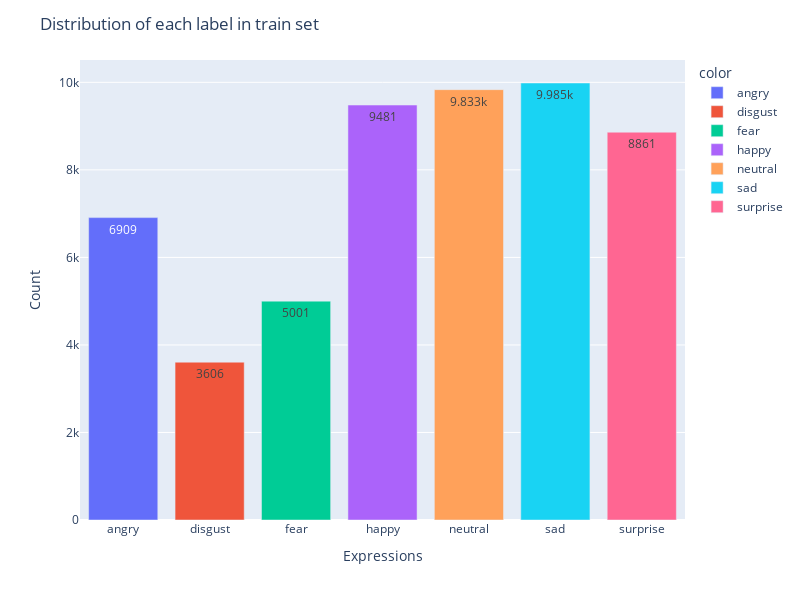

The notebook cell this image was saved under:
### Code cell
labels = ["angry", "disgust", "fear", "happy", "neutral", "sad", "surprise"]
fig = px.bar(x=labels, y=class_count_in_train_set, color=labels)

fig.update_layout(
    title="Distribution of each label in train set",
    xaxis_title="Expressions",
    yaxis_title="Count",
    height=600,
    width=800,
)

fig.update_traces(texttemplate="%{y}", textposition="inside")

fig.show()

### Figure 1 — Plotly figure (JSON) as saved in the notebook; plotly's stock layout.template omitted (floating-point values rounded to 4 significant figures)
{"data": [{"alignmentgroup": "True", "hovertemplate": "color=angry<br>x=%{x}<br>y=%{y}<extra></extra>", "legendgroup": "angry", "marker": {"color": "#636efa", "pattern": {"shape": ""}}, "name": "angry", "offsetgroup": "angry", "orientation": "v", "showlegend": true, "textposition": "inside", "texttemplate": "%{y}", "type": "bar", "x": ["angry"], "xaxis": "x", "y": [6909], "yaxis": "y"}, {"alignmentgroup": "True", "hovertemplate": "color=disgust<br>x=%{x}<br>y=%{y}<extra></extra>", "legendgroup": "disgust", "marker": {"color": "#EF553B", "pattern": {"shape": ""}}, "name": "disgust", "offsetgroup": "disgust", "orientation": "v", "showlegend": true, "textposition": "inside", "texttemplate": "%{y}", "type": "bar", "x": ["disgust"], "xaxis": "x", "y": [3606], "yaxis": "y"}, {"alignmentgroup": "True", "hovertemplate": "color=fear<br>x=%{x}<br>y=%{y}<extra></extra>", "legendgroup": "fear", "marker": {"color": "#00cc96", "pattern": {"shape": ""}}, "name": "fear", "offsetgroup": "fear", "orientation": "v", "showlegend": true, "textposition": "inside", "texttemplate": "%{y}", "type": "bar", "x": ["fear"], "xaxis": "x", "y": [5001], "yaxis": "y"}, {"alignmentgroup": "True", "hovertemplate": "color=happy<br>x=%{x}<br>y=%{y}<extra></extra>", "legendgroup": "happy", "marker": {"color": "#ab63fa", "pattern": {"shape": ""}}, "name": "happy", "offsetgroup": "happy", "orientation": "v", "showlegend": true, "textposition": "inside", "texttemplate": "%{y}", "type": "bar", "x": ["happy"], "xaxis": "x", "y": [9481], "yaxis": "y"}, {"alignmentgroup": "True", "hovertemplate": "color=neutral<br>x=%{x}<br>y=%{y}<extra></extra>", "legendgroup": "neutral", "marker": {"color": "#FFA15A", "pattern": {"shape": ""}}, "name": "neutral", "offsetgroup": "neutral", "orientation": "v", "showlegend": true, "textposition": "inside", "texttemplate": "%{y}", "type": "bar", "x": ["neutral"], "xaxis": "x", "y": [9833], "yaxis": "y"}, {"alignmentgroup": "True", "hovertemplate": "color=sad<br>x=%{x}<br>y=%{y}<extra></extra>", "legendgroup": "sad", "marker": {"color": "#19d3f3", "pattern": {"shape": ""}}, "name": "sad", "offsetgroup": "sad", "orientation": "v", "showlegend": true, "textposition": "inside", "texttemplate": "%{y}", "type": "bar", "x": ["sad"], "xaxis": "x", "y": [9985], "yaxis": "y"}, {"alignmentgroup": "True", "hovertemplate": "color=surprise<br>x=%{x}<br>y=%{y}<extra></extra>", "legendgroup": "surprise", "marker": {"color": "#FF6692", "pattern": {"shape": ""}}, "name": "surprise", "offsetgroup": "surprise", "orientation": "v", "showlegend": true, "textposition": "inside", "texttemplate": "%{y}", "type": "bar", "x": ["surprise"], "xaxis": "x", "y": [8861], "yaxis": "y"}], "layout": {"barmode": "relative", "height": 600, "legend": {"title": {"text": "color"}, "tracegroupgap": 0}, "margin": {"t": 60}, "title": {"text": "Distribution of each label in train set"}, "width": 800, "xaxis": {"anchor": "y", "domain": [0, 1], "title": {"text": "Expressions"}}, "yaxis": {"anchor": "x", "domain": [0, 1], "title": {"text": "Count"}}}}
